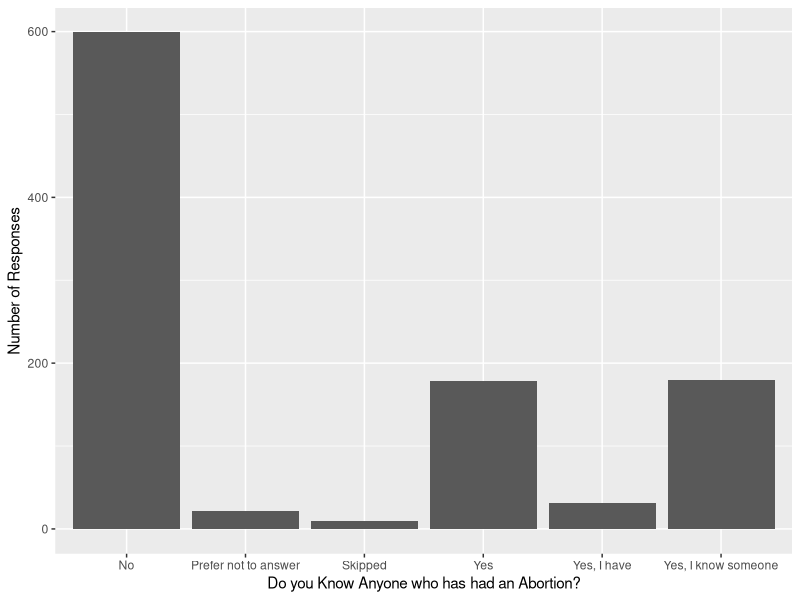

Here is the R script that generated this plot:
## ---- chunk 1
library(tidyverse)
abortions <- read_csv("Data/Final Project Data.csv")
a_attitudes <- abortions |> group_by(...18) |>
  summarize(n = n()) 
a_attitudes <- a_attitudes |> 
filter(...18 != "BNE3_3")
ggplot(data = a_attitudes, mapping = aes(x = ...18, y = n)) +
  geom_col() + labs(x = "Do you Know Anyone who has had an Abortion?", y = "Number of Responses")
